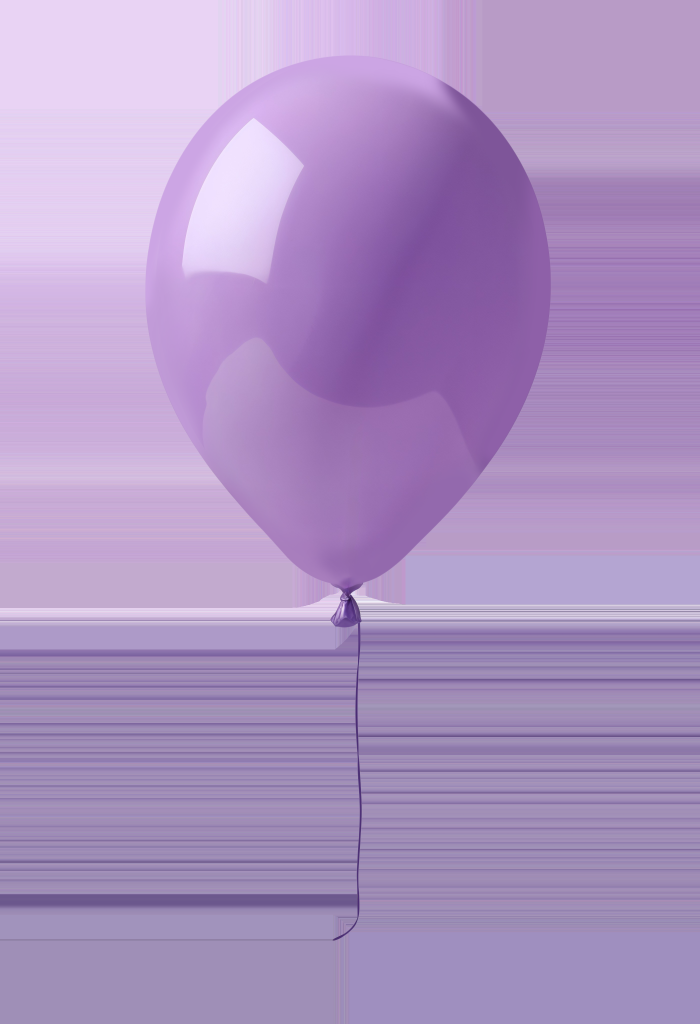
#> input picture hsv/1.png, 2800 x 4096 px, given in place of car.mp4, which was not available (shown at 1/4 size)
$ python task3.py
#> lines starting #> are read from the running program, lines starting #| are printed output that depends on the picture; pictures that were not available may be replaced by others from this repository, and a replacement may not be noted
import cv2 as cv


def show_video(path, name, size="", color=""):
#> called with path = 'media/car.mp4', name = 'Big Original video', size = 'big', color = ''
    cap = cv.VideoCapture(path)
    cv.namedWindow(name,cv.WINDOW_NORMAL)
    target_size = None
    match size:
        case "small":
            target_size = (640, 360)
        case "medium":
            target_size = (960, 540)
        case "big":
            target_size = (1280, 720)

    while True:
        ret, frame = cap.read()
#> frame is the input picture: shape (4096, 2800, 3); mean B, G, R 194.8, 146.9, 172.9
        if not ret:
            break

        frame = cv.resize(frame, target_size)
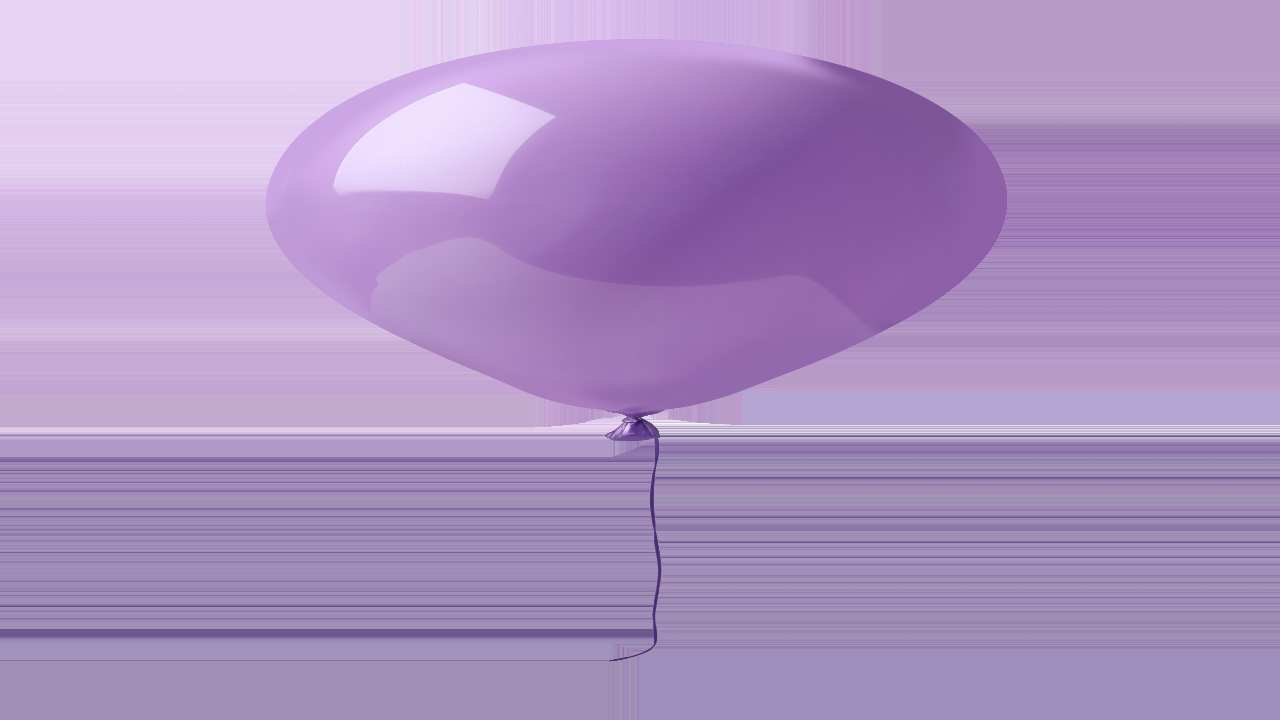
#> frame: shape (720, 1280, 3); mean B, G, R 194.7, 146.7, 172.8

        match color:
            case "invert":
                frame = cv.bitwise_not(frame)
            case "gray":
                frame = cv.cvtColor(frame, cv.COLOR_BGR2GRAY)
            case "rainbow":
                frame = cv.applyColorMap(frame, cv.COLORMAP_RAINBOW)
            case "pink":
                frame = cv.applyColorMap(frame, cv.COLORMAP_PINK)
            case "colormap":
                frame = cv.applyColorMap(frame, cv.COLORMAP_JET)

        cv.imshow(name, frame)
        if cv.waitKey(15) & 0xFF == 27:
#> (key Esc is pressed here)
            break
    cv.destroyWindow(name)
    cap.release()

def task3():
    show_video("media/car.mp4", "Big Original video" , size="big")
    show_video("media/car.mp4", "Medium Gray", size="medium", color="gray")
#> call 2 of show_video, with path = 'media/car.mp4', name = 'Medium Gray', size = 'medium', color = 'gray'
#> in show_video (call 2), `cv.imshow(name, frame)`:
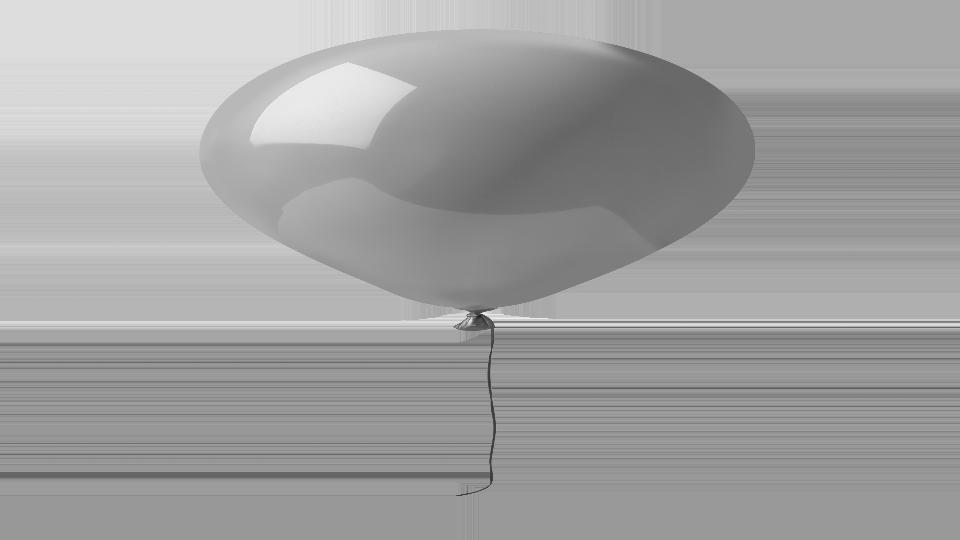
#> window 'Medium Gray': shape (540, 960); min 27, max 239, mean 160.1
#> (key Enter is pressed here)
    show_video("media/car.mp4", "Big Rainbow", size="big", color="rainbow")
#> call 3 of show_video, with path = 'media/car.mp4', name = 'Big Rainbow', size = 'big', color = 'rainbow'
#> in show_video (call 3), `cv.imshow(name, frame)`:
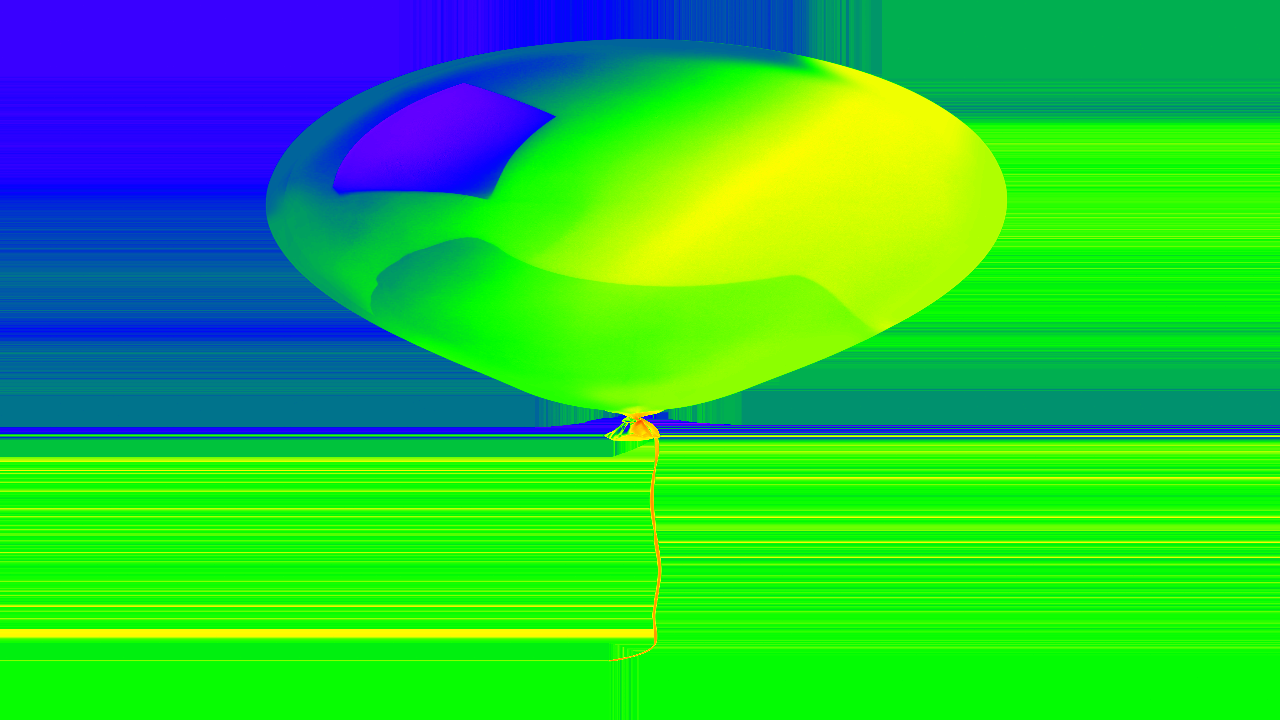
#> window 'Big Rainbow': shape (720, 1280, 3); mean B, G, R 64.1, 190.7, 41.5
    show_video("media/car.mp4", "Big Inverted Origin", size="big", color="invert")
    show_video("media/car.mp4", "Big Pink", size="big", color="pink")
    show_video("media/car.mp4", "Small Colormapped video", size="small", color="colormap")
task3()
